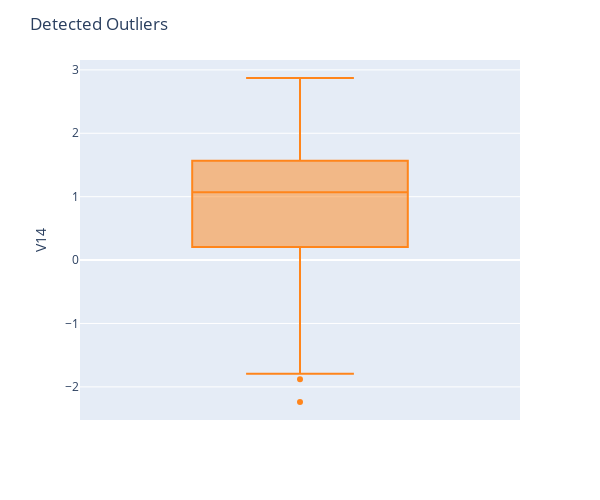

Notebook code cell kept with this figure:
### Code cell
import plotly.express as px
fig = px.box(train_data, y='V14')
fig.update_traces(marker_color='#FF851B')
fig.update_layout(autosize=False, width=600, height=500, title='Detected Outliers')
fig.show()

### Figure 1 — Plotly figure (JSON) as saved in the notebook; plotly's stock layout.template omitted (floating-point values rounded to 4 significant figures; data arrays with more than 128 entries replaced by an {"elided": "..."} marker saying what was removed)
{"data": [{"alignmentgroup": "True", "hovertemplate": "V14=%{y}<extra></extra>", "legendgroup": "", "marker": {"color": "#FF851B"}, "name": "", "notched": false, "offsetgroup": "", "orientation": "v", "showlegend": false, "type": "box", "x0": " ", "xaxis": "x", "y": {"elided": "4548 float values"}, "y0": " ", "yaxis": "y"}], "layout": {"autosize": false, "boxmode": "group", "height": 500, "legend": {"tracegroupgap": 0}, "margin": {"t": 60}, "title": {"text": "Detected Outliers"}, "width": 600, "xaxis": {"anchor": "y", "domain": [0, 1]}, "yaxis": {"anchor": "x", "domain": [0, 1], "title": {"text": "V14"}}}}
